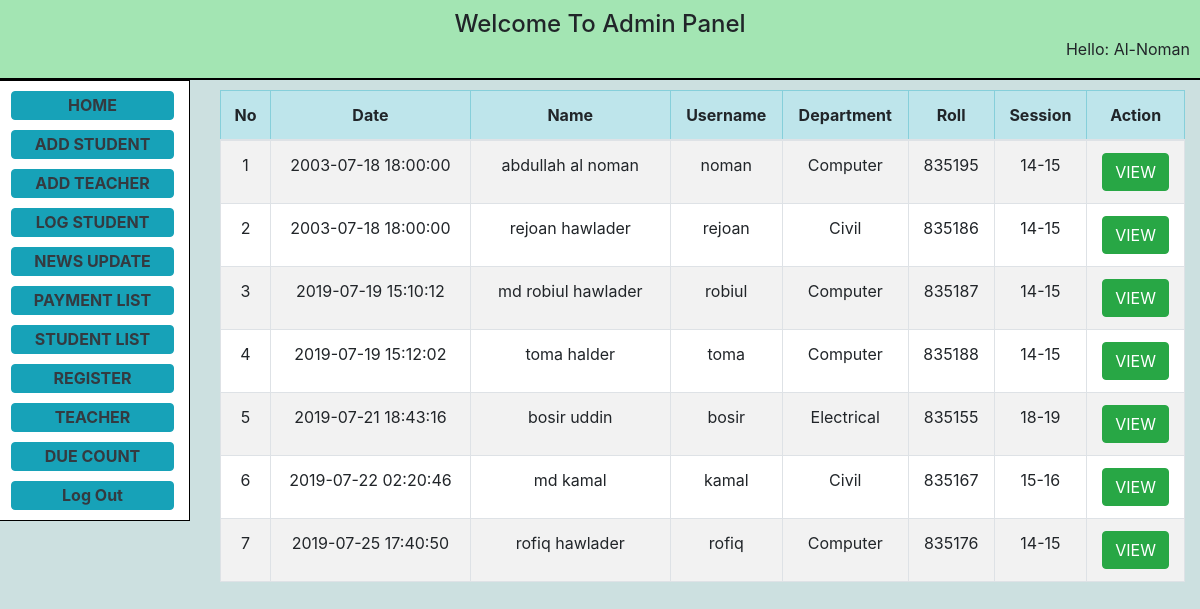
Page /admin/student_list.php (signed in) on the committed database.
### tables this page shows
CREATE TABLE `addstudents` (
  `id` int(11) NOT NULL,
  `name` varchar(50) NOT NULL,
  `username` varchar(50) NOT NULL,
  `department` varchar(50) NOT NULL,
  `session` varchar(50) NOT NULL,
  `semister` varchar(255) NOT NULL,
  `roll` int(11) NOT NULL,
  `image` varchar(255) NOT NULL,
  `dates` timestamp NOT NULL DEFAULT current_timestamp()
);

### lib/php_admin.php (called while the page is built, shortened)
<?php
include "database.php";
class admin{
	private $db;
	public function __construct(){
		$this->db=new database();
	}
	public function getAddStudentData(){
		$sql="SELECT * FROM addstudents ORDER BY id";
		$query=$this->db->pdo->prepare($sql);
		$query->execute();
		$result=$query->fetchAll();
		return $result;
	}
}
?>

### lib/database.php (called while the page is built)
<?php
class database{
	private $hostdb="localhost";
	private $userdb="root";
	private $passdb="";
	private $namedb="help";
	public $pdo;
	function __construct(){
		if(!isset($this->pdo)){
			try{
				$link= new PDO("mysql:host=".$this->hostdb.";dbname=".$this->namedb,$this->userdb,$this->passdb);
				$link->setAttribute(PDO::ATTR_ERRMODE, PDO::ERRMODE_EXCEPTION);
				$link->exec("SET CHARACTER SET utf8");
				$this->pdo=$link;
			}catch(PDOException $e){
				die("failed connect".$e->getMessage());
			}
		}
	}
}
?>

### admin/student_list.php (the view, shortened to what this page needs)
<?php
include "../lib/php_admin.php";
$admin=new admin();
?>
<!DOCTYPE html>
<html lang="en">
<head>
<link rel="stylesheet" href="../inc/css/bootstrap.css">
<link rel="stylesheet" href="../inc/css/animate.css">
<link rel="stylesheet" href="../inc/css/font-awesome.min.css">
<link rel="stylesheet" href="../inc/css/navbar-fixed.css">
<link rel="stylesheet" href="../inc/css/style.css">
</head>
<body>
<section>
	<div class="header">
		<p class="h4 text-center">welcome to admin panel</p>
		<p class="text-right">Hello: al-noman</p>
	</div>
<div class="row">
	<div class="col-12 col-md-2 ad-buttons">
<?php include "../inc/header/buttons.php"; ?>
	</div>
	<div class="col-12 col-md-10">
		<div class="container">
		<table style="width:100%;margin:0 auto;margin-top:10px; margin-bottom: 50px; background-color:white;" class="table table-striped text-center table-bordered">
	<thead class="table-info">
		<?php
		$result_data=$admin->getAddStudentData();
		?>
		<tr>
			<th>No</th>
			<th>Date</th>
			<th width="200px">Name</th>
			<th>Username</th>
			<th>Department</th>
			<th>Roll</th>
			<th>Session</th>
			<th>Action</th>
		</tr>
	</thead>
	<tbody>
		<?php
		if ($result_data) {
			$i=0;
			foreach ($result_data as $data_index) {
			$i++;
		?>
		<tr>
			<td><?php echo $i; ?></td>
			<td><?php echo $data_index['dates']; ?></td>
			<td><?php echo $data_index['name']; ?></td>
			<td><?php echo $data_index['username']; ?></td>
			<td><?php echo $data_index['department']; ?></td>
			<td><?php echo $data_index['roll']; ?></td>
			<td><?php echo $data_index['session']; ?></td>
			<td>
				<a class="btn btn-success" href="#">VIEW</a>
			</td>
		</tr>
	<?php } } ?>
	</tbody>
</table>
	</div>
	</div>
  </div>
 </section>
</body>
</html>

### inc/header/buttons.php
<div id="button" class="text-center"><a href="index.php" class="btn btn-info text-capitalize font-weight-bold button text-dark">HOME</a></div>
<div id="button" class="text-center"><a href="add_student.php" class="btn btn-info text-capitalize font-weight-bold button text-dark">ADD STUDENT</a></div>
<div id="button" class="text-center"><a href="add_teacher.php" class="btn btn-info text-capitalize font-weight-bold button text-dark">ADD TEACHER</a></div>
<div id="button" class="text-center"><a href="log_student.php" class="btn btn-info text-capitalize font-weight-bold button text-dark">LOG STUDENT</a></div>
<div id="button" class="text-center"><a href="news_update.php" class="btn btn-info text-capitalize font-weight-bold button text-dark">NEWS UPDATE</a></div>
<div id="button" class="text-center"><a href="fees_list.php" class="btn btn-info text-capitalize font-weight-bold  button text-dark">PAYMENT LIST</a></div>
<div id="button" class="text-center"><a href="student_list.php" class="btn btn-info text-capitalize font-weight-bold button text-dark">STUDENT LIST</a></div>
<div id="button" class="text-center"><a href="admin_reg.php" class="btn btn-info text-capitalize font-weight-bold button text-dark">REGISTER</a></div>
<div id="button" class="text-center"><a href="teacher.php" class="btn btn-info text-capitalize font-weight-bold button text-dark">TEACHER</a></div>
<div id="button" class="text-center"><a href="due.php" class="btn btn-info text-capitalize font-weight-bold button text-dark">DUE COUNT</a></div>
<div id="button" class="text-center"><a href="?action=logout" class="btn btn-info text-capitalize font-weight-bold button text-dark">Log out</a></div>

### inc/css/navbar-fixed.css (style rules this page uses)
html, body { height: 100%; }

### inc/css/style.css (style rules this page uses)
body { background-color:rgba(0,100,100,0.2); }
.header { padding: 10px; background-color:rgba(0,250,0,0.2); line-height: 5px; text-transform: capitalize; border-bottom: 2px solid black; }
#button { margin-top: 10px; }
.button { display: block; margin-left:10px; margin-bottom: 10px; line-height:15px; }
.ad-buttons { border: 1px solid black; height:100%; background-color:white; line-height:0; }

### rows in the picture
addstudents: dates "2003-07-18 18:00:00", name "abdullah al noman", username "noman", department "Computer", roll "835195", session "14-15"
addstudents: dates "2003-07-18 18:00:00", name "rejoan hawlader", username "rejoan", department "Civil", roll "835186", session "14-15"
addstudents: dates "2019-07-19 15:10:12", name "md robiul hawlader", username "robiul", department "Computer", roll "835187", session "14-15"
addstudents: dates "2019-07-19 15:12:02", name "toma halder", username "toma", department "Computer", roll "835188", session "14-15"
addstudents: dates "2019-07-21 18:43:16", name "bosir uddin", username "bosir", department "Electrical", roll "835155", session "18-19"
addstudents: dates "2019-07-22 02:20:46", name "md kamal", username "kamal", department "Civil", roll "835167", session "15-16"
addstudents: dates "2019-07-25 17:40:50", name "rofiq hawlader", username "rofiq", department "Computer", roll "835176", session "14-15"
